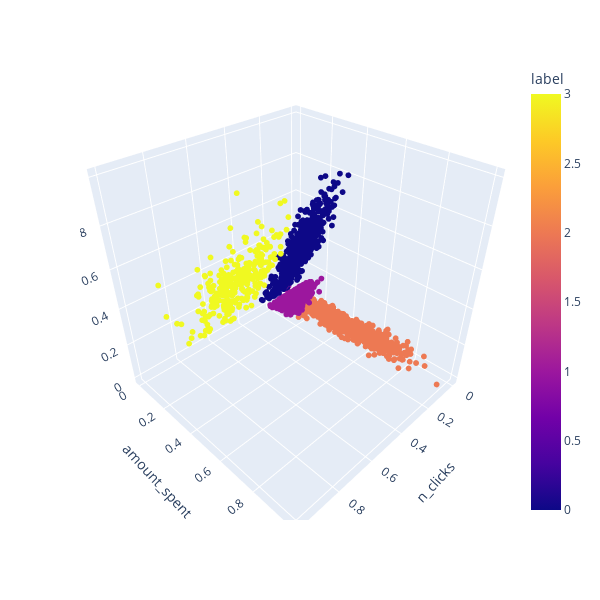

The code cell stored with this chart in its notebook:
### Code cell
import plotly.express as px

fig = px.scatter_3d(clusters,
                    x='n_clicks', 
                    y='amount_spent',
                    z='amount_discount',
                    color='label', width=600, height=600)
fig.update_traces(marker=dict(size=2), selector=dict(mode='markers'))
fig.show()

### Figure 1 — Plotly figure (JSON) as saved in the notebook; plotly's stock layout.template omitted (floating-point values rounded to 4 significant figures; data arrays with more than 128 entries replaced by an {"elided": "..."} marker saying what was removed)
{"data": [{"hovertemplate": "n_clicks=%{x}<br>amount_spent=%{y}<br>amount_discount=%{z}<br>label=%{marker.color}<extra></extra>", "legendgroup": "", "marker": {"color": {"elided": "2479 int values"}, "coloraxis": "coloraxis", "size": 2, "symbol": "circle"}, "mode": "markers", "name": "", "scene": "scene", "showlegend": false, "type": "scatter3d", "x": {"elided": "2479 float values"}, "y": {"elided": "2479 float values"}, "z": {"elided": "2479 float values"}}], "layout": {"coloraxis": {"colorbar": {"title": {"text": "label"}}, "colorscale": [[0, "#0d0887"], [0.1111, "#46039f"], [0.2222, "#7201a8"], [0.3333, "#9c179e"], [0.4444, "#bd3786"], [0.5556, "#d8576b"], [0.6667, "#ed7953"], [0.7778, "#fb9f3a"], [0.8889, "#fdca26"], [1, "#f0f921"]]}, "height": 600, "legend": {"tracegroupgap": 0}, "margin": {"t": 60}, "scene": {"domain": {"x": [0, 1], "y": [0, 1]}, "xaxis": {"title": {"text": "n_clicks"}}, "yaxis": {"title": {"text": "amount_spent"}}, "zaxis": {"title": {"text": "amount_discount"}}}, "width": 600}}
